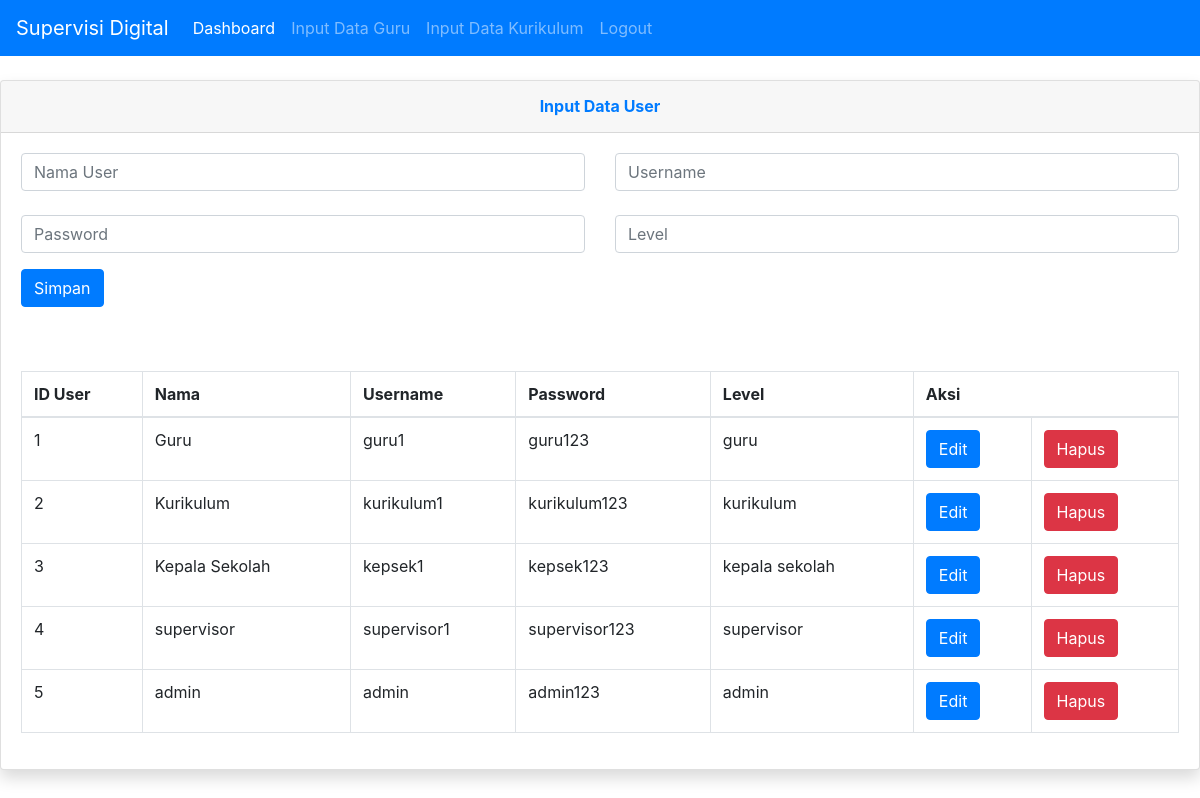
The page /input-user.php on the database its author committed.
### tables this page shows
CREATE TABLE `tb_user` (
  `id_user` int(11) NOT NULL,
  `nama` varchar(150) DEFAULT NULL,
  `username` varchar(50) DEFAULT NULL,
  `password` varchar(50) DEFAULT NULL,
  `level` varchar(50) DEFAULT NULL
);

### input-user.php (the view, shortened to what this page needs)
<?php
include "assets/config/koneksi.php";
?>
<html>
    <head>
        <link rel="stylesheet" href="https://stackpath.bootstrapcdn.com/bootstrap/4.5.2/css/bootstrap.min.css">
    </head>
    <body>
        <nav class="navbar navbar-expand-lg navbar-dark bg-primary">
        <a class="navbar-brand" href="#">Supervisi Digital</a>
        <div class="collapse navbar-collapse" id="navbarSupportedContent">
            <ul class="navbar-nav mr-auto">
            <li class="nav-item active">
                <a class="nav-link" href="admin.php">Dashboard<span class="sr-only">(current)</span></a>
            </li>
            <li class="nav-item">
                <a class="nav-link" href="input-guru.php">Input Data Guru</a>
            </li>
            <li class="nav-item">
                <a class="nav-link" href="input-kurikulum.php">Input Data Kurikulum</a>
            </li>
            <li class="nav-item">
                <a class="nav-link" href="logout.php">Logout</a>
            </li>
            </ul>
        </div>
        </nav>
        <br>
        <div class="card shadow mb-4">
            <div class="card-header py-3">
              <h6 class="m-0 font-weight-bold text-primary"><center>Input Data User</center></h6>
            </div>
            <div class="card-body">
            <form method="post">
            <div class="form-group">
                <div class="row">
                    <div class="col">
                    <input type="text" name="nama" class="form-control" value="<?php echo $isi['nama'] ?>" placeholder="Nama User">
                    </div>
                    <div class="col">
                        <input type="text" name="username" class="form-control" value="<?php echo $isi['username'] ?>" placeholder="Username">
                    </div>
                </div>
                <br>
                <div class="row">
                    <div class="col">
                        <input type="password" name="password" class="form-control" value="<?php echo $isi['password'] ?>" placeholder="Password">
                    </div>
                    <div class="col">
                        <input type="text" name="level" class="form-control" value="<?php echo $isi['level'] ?>" placeholder="Level">
                    </div>
                </div>
            </div>
            <?php if(isset($_GET['edit'])){ ?>
                <td><input type="submit" class="btn btn-warning" name="update" value="Update"></td>
            <?php }else{ ?>
                <td><input type="submit" class="btn btn-primary" name="simpan" value="Simpan"></td>
            <?php } ?>
            </form>
            <br><br>
              <div class="table-responsive">
                <table class="table table-bordered" id="dataTable" width="100%" cellspacing="0">
                  <thead>
                    <tr>
                      <th>ID User</th>
                      <th>Nama</th>
                      <th>Username</th>
                      <th>Password</th>
                      <th>Level</th>
                      <th colspan="2">Aksi</th>
                    </tr>
                  </thead>
                  <tbody>
                      <?php
                        $sql = mysqli_query($koneksi, "SELECT * FROM tb_user");
                        while($r=mysqli_fetch_array($sql)){
                        ?>
                        <tr>
                            <td><?php echo $r['id_user'] ?></td>
                            <td><?php echo $r['nama'] ?></td>
                            <td><?php echo $r['username'] ?></td>
                            <td><?php echo $r['password'] ?></td>
                            <td><?php echo $r['level'] ?></td>
                            <td><a class="btn btn-primary" href="?menu=input-user&edit&id=<?php echo $r['id_user'] ?>">Edit</a></td>
                            <td><a class="btn btn-danger" href="?menu=input-user&hapus&id=<?php echo $r['id_user'] ?>" onClick="return confirm('Anda Yakin?')">Hapus</a></td>
                        </tr>
                        <?php } ?>
                  </tbody>
                </table>
              </div>
            </div>
          </div>
    </body>
</html>

### rows shown on the page
tb_user: id_user "1", nama "Guru", username "guru1", password "guru123", level "guru"
tb_user: id_user "2", nama "Kurikulum", username "kurikulum1", password "kurikulum123", level "kurikulum"
tb_user: id_user "3", nama "Kepala Sekolah", username "kepsek1", password "kepsek123", level "kepala sekolah"
tb_user: id_user "4", nama "supervisor", username "supervisor1", password "supervisor123", level "supervisor"
tb_user: id_user "5", nama "admin", username "admin", password "admin123", level "admin"
